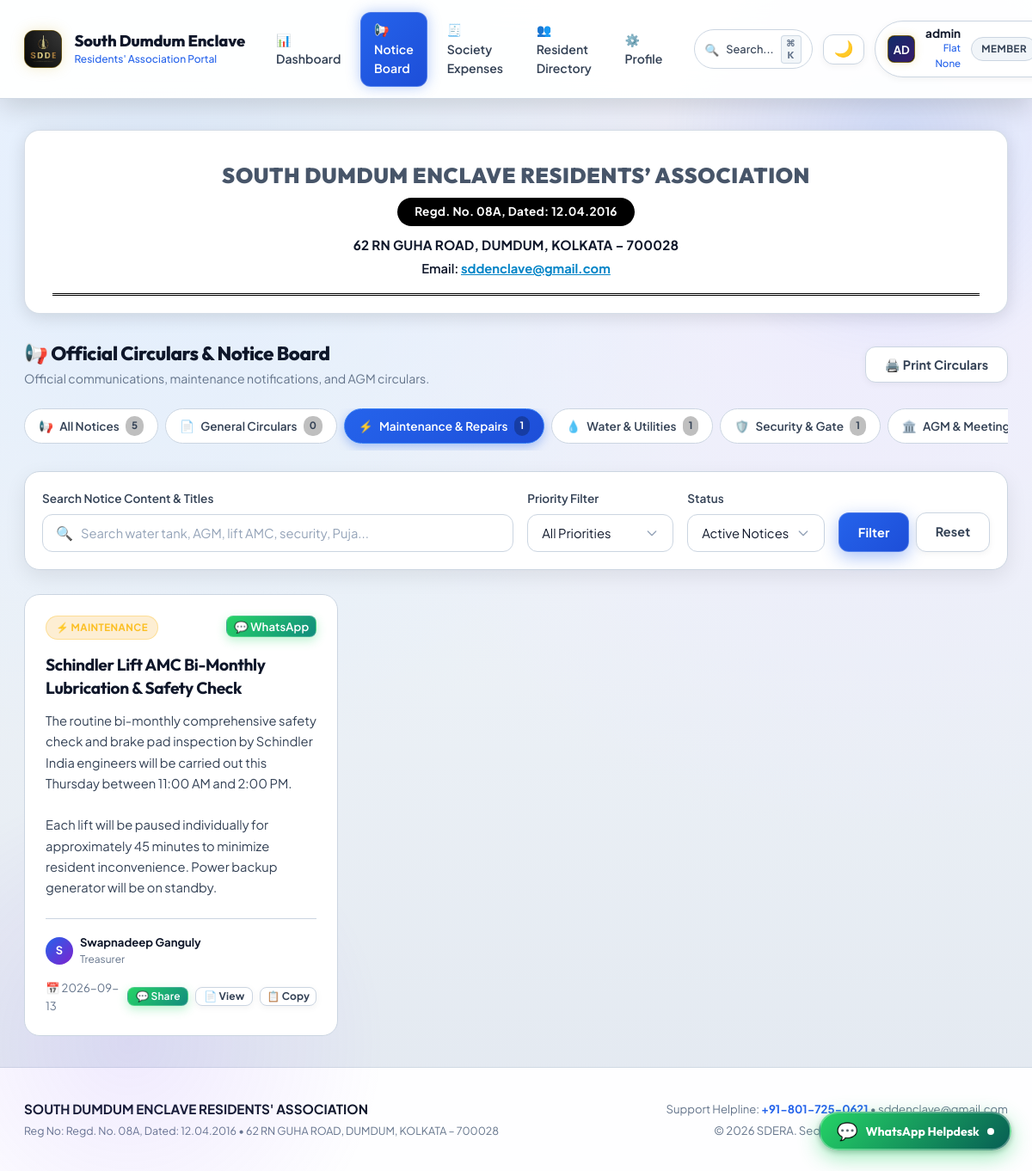
The page /notices?category=MAINTENANCE&priority=ALL&q=&status=ACTIVE (signed in) on the database its author committed.
### tables this page shows
CREATE TABLE tbl_notices (
                id INTEGER PRIMARY KEY AUTOINCREMENT,
                title VARCHAR(255) NOT NULL,
                content TEXT NOT NULL,
                category VARCHAR(50) NOT NULL DEFAULT 'GENERAL',
                meeting_type VARCHAR(50) DEFAULT NULL,
                meeting_date VARCHAR(50) DEFAULT NULL,
                priority VARCHAR(20) NOT NULL DEFAULT 'NORMAL',
                is_pinned INTEGER NOT NULL DEFAULT 0,
                posted_by VARCHAR(100) NOT NULL,
                posted_by_role VARCHAR(50) NOT NULL DEFAULT 'Executive Committee',
                status VARCHAR(20) NOT NULL DEFAULT 'ACTIVE',
                created_at TIMESTAMP DEFAULT CURRENT_TIMESTAMP,
                updated_at TIMESTAMP DEFAULT CURRENT_TIMESTAMP
            );

### app.py (the view)
@app.route('/notices')
@login_required
def notices_list():
    user = session.get('user', {})
    is_admin = bool(user.get('is_admin') or user.get('role') in ADMIN_ROLES)
    cat_filter = request.args.get('category', 'ALL').strip().upper()
    meeting_type_filter = request.args.get('meeting_type', 'ALL').strip()
    priority_filter = request.args.get('priority', 'ALL').strip().upper()
    search_q = request.args.get('q', '').strip()
    status_filter = request.args.get('status', 'ACTIVE').strip().upper()
    query = "SELECT * FROM tbl_notices WHERE 1=1"
    params = []
    if status_filter != 'ALL':
        query += " AND status = %s"
        params.append(status_filter)
    if cat_filter != 'ALL':
        query += " AND category = %s"
        params.append(cat_filter)
    if meeting_type_filter != 'ALL' and meeting_type_filter:
        query += " AND meeting_type = %s"
        params.append(meeting_type_filter)
    if priority_filter != 'ALL':
        query += " AND priority = %s"
        params.append(priority_filter)
    if search_q:
        query += " AND (title LIKE %s OR content LIKE %s OR posted_by LIKE %s OR meeting_type LIKE %s)"
        like_term = f"%{search_q}%"
        params.extend([like_term, like_term, like_term, like_term])
    query += " ORDER BY is_pinned DESC, (priority = 'URGENT') DESC, (priority = 'HIGH') DESC, id DESC"
    notices = query_db(query, params)
    cat_counts = {}
    total_active = 0
    all_notices_raw = query_db("SELECT category, COUNT(*) as cnt FROM tbl_notices WHERE status = 'ACTIVE' GROUP BY category")
    for r in (all_notices_raw or []):
        cat_counts[r['category']] = r['cnt']
        total_active += r['cnt']
    cat_counts['ALL'] = total_active
    pinned_urgent = [n for n in (notices or []) if n.get('is_pinned') and n.get('priority') == 'URGENT']
    recipients_info = get_notice_email_recipients() if is_admin else None
    return render_template(
        'notices.html',
        notices=notices,
        categories=NOTICE_CATEGORIES,
        meeting_types=MEETING_TYPES,
        current_category=cat_filter,
        current_meeting_type=meeting_type_filter,
        current_priority=priority_filter,
        current_status=status_filter,
        search_q=search_q,
        cat_counts=cat_counts,
        pinned_urgent=pinned_urgent,
        recipients_info=recipients_info,
        is_admin=is_admin,
        now=datetime.now()
    )

### templates/notices.html (shortened to what this page needs)
{% extends 'base.html' %}
{% block content %}
<div class="official-letterhead">
    <h1 class="letterhead-title">SOUTH DUMDUM ENCLAVE RESIDENTS’ ASSOCIATION</h1>
    <div class="letterhead-pill">Regd. No. 08A, Dated: 12.04.2016</div>
    <div class="letterhead-address">62 RN GUHA ROAD, DUMDUM, KOLKATA – 700028</div>
    <div class="letterhead-email">Email: <a href="mailto:sddenclave@gmail.com">sddenclave@gmail.com</a></div>
    <div class="letterhead-double-rule"></div>
</div>
<div class="notices-hero">
    <div class="page-header-title">
        <h2 style="font-size: 1.4rem; font-weight: 800; color: var(--text-heading, #ffffff); margin: 0;">📢 Official Circulars &amp; Notice Board</h2>
        <p style="font-size: 0.88rem; color: var(--text-muted, #94a3b8); margin: 4px 0 0 0;">Official communications, maintenance notifications, and AGM circulars.</p>
    </div>
    <div class="page-header-actions no-print">
        <button type="button" class="btn btn-secondary" onclick="window.print()" title="Print Notice Board">
            🖨️ Print Circulars
        </button>
    </div>
</div>
<div class="notices-pills-bar no-print">
    {% for cat_code, cat_label, cat_icon in categories %}
    <a href="{{ url_for('notices_list', category=cat_code, priority=current_priority, q=search_q, status=current_status) }}"
       class="notice-pill {% if current_category == cat_code %}active{% endif %}">
        <span>{{ cat_icon }}</span>
        <span>{{ cat_label }}</span>
        <span class="notice-pill-badge">{{ cat_counts.get(cat_code, 0) }}</span>
    </a>
    {% endfor %}
</div>
<div class="card filter-box no-print" style="margin-bottom: 1.75rem; padding: 1.25rem;">
    <form method="GET" action="{{ url_for('notices_list') }}" style="display: flex; gap: 1rem; align-items: flex-end; flex-wrap: wrap;">
        <div style="flex: 1 1 240px; min-width: 0;">
            <label class="form-label" for="q">Search Notice Content &amp; Titles</label>
            <div class="live-search-box">
                <span class="search-icon">🔍</span>
                <input type="text" id="q" name="q" class="form-control" placeholder="Search water tank, AGM, lift AMC, security, Puja..." value="{{ search_q }}">
            </div>
        </div>
        <div style="flex: 0 1 170px; min-width: 0;">
            <label class="form-label" for="priority">Priority Filter</label>
            <select id="priority" name="priority" class="form-select" onchange="this.form.submit()">
                <option value="ALL" {% if current_priority == 'ALL' %}selected{% endif %}>All Priorities</option>
            </select>
        </div>
        <div style="flex: 0 1 160px; min-width: 0;">
            <label class="form-label" for="status">Status</label>
            <select id="status" name="status" class="form-select" onchange="this.form.submit()">
                <option value="ACTIVE" {% if current_status == 'ACTIVE' %}selected{% endif %}>Active Notices</option>
            </select>
        </div>
        <div style="display: flex; gap: 0.5rem; flex-wrap: wrap;">
            <button type="submit" class="btn btn-primary">Filter</button>
            <a href="{{ url_for('notices_list') }}" class="btn btn-secondary">Reset</a>
        </div>
    </form>
</div>
{% if notices %}
<div class="notices-grid">
    {% for n in notices %}
    <div class="notice-card {% if n.is_pinned %}is-pinned{% endif %} {% if n.priority == 'URGENT' %}is-urgent{% endif %}" id="notice-{{ n.id }}">
        <div>
            <div class="notice-card-header">
                <div class="notice-badges-group">
                    {% if n.category == 'WATER_SUPPLY' %}
                        <span class="badge badge-cat-water">💧 Water &amp; Utilities</span>
                    {% elif n.category == 'MAINTENANCE' %}
                        <span class="badge badge-cat-maintenance">⚡ Maintenance</span>
                    {% elif n.category == 'AGM_MEETING' %}
                        <span class="badge badge-cat-agm">🏛️ Meeting</span>
                        {% if n.meeting_type %}
                            <span class="badge badge-cat-meeting-type" title="Meeting Type: {{ n.meeting_type }}">🏛️ {{ n.meeting_type }}</span>
                        {% endif %}
                    {% elif n.category == 'EVENTS_FESTIVAL' %}
                        <span class="badge badge-cat-events">🎉 Events &amp; Festival</span>
                    {% elif n.category == 'SECURITY' %}
                        <span class="badge badge-cat-security">🛡️ Security &amp; Gate</span>
                    {% elif n.category == 'FINANCIAL' %}
                        <span class="badge badge-cat-financial">💰 Accounts &amp; Dues</span>
                    {% elif n.category == 'EMERGENCY' %}
                        <span class="badge badge-cat-emergency">🚨 Urgent Alert</span>
                    {% else %}
                        <span class="badge badge-cat-general">📄 General</span>
                    {% endif %}
                </div>
                <div class="notice-actions no-print">
                    {% if is_admin %}
                    <form method="POST" action="{{ url_for('notices_toggle_pin', notice_id=n.id) }}" style="display:inline;">
                        <button type="submit" class="btn btn-sm btn-secondary" style="padding: 0.2rem 0.5rem;" title="{{ 'Unpin from Top' if n.is_pinned else 'Pin to Top' }}">
                            {{ '📍 Unpin' if n.is_pinned else '📌 Pin' }}
                        </button>
                    </form>
                    <form method="POST" action="{{ url_for('notices_broadcast', notice_id=n.id) }}" style="display:inline;" onsubmit="return confirm('Broadcast notice \'{{ n.title }}\' to all registered member email addresses?');">
                        <button type="submit" class="btn btn-sm btn-secondary" style="padding: 0.2rem 0.5rem;" title="Broadcast to Member Inboxes">
                            ✉️ Email
                        </button>
                    </form>
                    <button type="button" class="btn btn-sm btn-whatsapp" style="padding: 0.2rem 0.5rem;" onclick='openNoticeWhatsAppModal({{ n|tojson }})' title="Share / Broadcast Notice on WhatsApp">
                        💬 WhatsApp
                    </button>
                    <button type="button" class="btn btn-sm btn-secondary" style="padding: 0.2rem 0.5rem;" title="Edit Notice"
                            onclick='openEditModal({{ n|tojson }})'>
                        ✏️
                    </button>
                    <form method="POST" action="{{ url_for('notices_delete', notice_id=n.id) }}" style="display:inline;" onsubmit="return confirm('Permanently delete this notice?');">
                        <button type="submit" class="btn btn-sm btn-secondary" style="padding: 0.2rem 0.5rem; color: #ef4444;" title="Delete Notice">
                            🗑️
                        </button>
                    </form>
                    {% else %}
                    <button type="button" class="btn btn-sm btn-whatsapp" style="padding: 0.2rem 0.5rem;" onclick='openNoticeWhatsAppModal({{ n|tojson }})' title="Share Notice on WhatsApp">
                        💬 WhatsApp
                    </button>
                    {% endif %}
                </div>
            </div>
            <h3 class="notice-title" onclick='openViewDocModal({{ n|tojson }})' title="Click to view full official letterhead circular">{{ n.title }}</h3>
            <div class="notice-body-text">{{ n.content }}</div>
        </div>
        <div class="notice-footer">
            <div class="notice-author-box">
                <div class="notice-author-avatar">
                    {{ n.posted_by[:1].upper() if n.posted_by else 'S' }}
                </div>
                <div>
                    <strong style="color: var(--text-main, #ffffff);">{{ n.posted_by }}</strong>
                    <div style="font-size: 0.75rem; color: var(--text-muted, #94a3b8);">{{ n.posted_by_role }}</div>
                </div>
            </div>
            <div style="display: flex; align-items: center; gap: 0.5rem;">
                <span title="{{ n.created_at }}">📅 {{ (n.created_at|string)[:10] }}</span>
                <button type="button" class="btn btn-sm btn-whatsapp no-print" style="padding: 0.15rem 0.55rem; font-size: 0.75rem;" onclick='openNoticeWhatsAppModal({{ n|tojson }})' title="Share / Broadcast on WhatsApp">
                    💬 Share
                </button>
                <button type="button" class="btn btn-sm btn-secondary no-print" style="padding: 0.15rem 0.55rem; font-size: 0.75rem;" onclick='openViewDocModal({{ n|tojson }})' title="View in official letterhead format">
                    📄 View
                </button>
                <button type="button" class="btn btn-sm btn-secondary no-print" style="padding: 0.15rem 0.45rem; font-size: 0.75rem;" onclick="copyNoticeText({{ n.id }})" title="Copy text to clipboard">
                    📋 Copy
                </button>
            </div>
        </div>
    </div>
    {% endfor %}
</div>
{% endif %}
{% endblock %}

### rows shown on the page
tbl_notices: category "⚡ MAINTENANCE", title "Schindler Lift AMC Bi-Monthly Lubrication & Safety Check", content "The routine bi-monthly comprehensive safety check and brake pad inspection by Schindler India engineers will be carried out this Thursday between 11:00 AM and 2:00 PM. Each lift will be paused individually for approximately 45 minutes to minimize resident inconvenience. Power backup generator will be on standby.", posted_by "S", posted_by "Swapnadeep Ganguly", posted_by_role "Treasurer", created_at "2026-09-13"

### other values the page prints
{{ current_user.name[:2]|upper if current_user.name else '👤' }} "AD"
{{ current_user.name }} "admin"
{{ current_user.flat_no }} "None"
{{ current_user.role }} "MEMBER"
{{ cat_icon }} "📢" "📄" "⚡" "💧" "🛡️" "🏛️"
{{ cat_label }} "All Notices" "General Circulars" "Maintenance & Repairs" "Water & Utilities" "Security & Gate" "AGM &…"
{{ cat_counts.get(cat_code, 0) }} "5" "0" "1" "1" "1"
{{ config.ASSOCIATION_NAME }} "SOUTH DUMDUM ENCLAVE RESIDENTS' ASSOCIATION"
{{ config.ASSOCIATION_REG_NO }} "Regd. No. 08A, Dated: 12.04.2016"
{{ config.ASSOCIATION_ADDRESS }} "62 RN GUHA ROAD, DUMDUM, KOLKATA – 700028"
{{ config.ASSOCIATION_PHONE }} "+91-801-725-0621"
{{ config.ASSOCIATION_EMAIL }} "sddenclave@gmail.com"
{{ now.year }} "2026"
